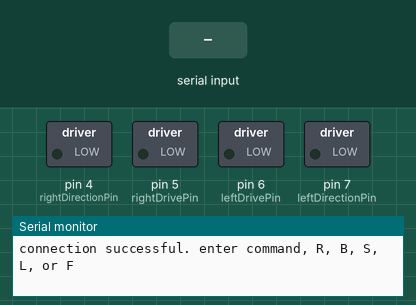
A sketch run on a simulated Arduino Uno, built with avr-gcc and run on an emulated ATmega328P. Parts: switched loads named in the sketch (green lamp = pin HIGH), the last lines printed to the serial monitor. The test bench sets the inputs (shaded band).

Above: at 1.2 s.
1.3 s: "F" received over Serial
At 2.2 s:
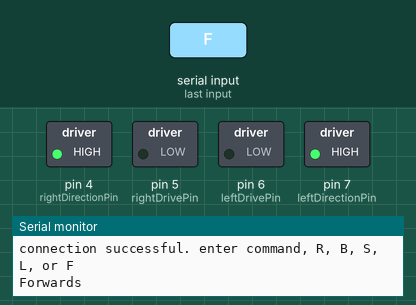
2.8 s: "B" received over Serial
At 3.3 s:
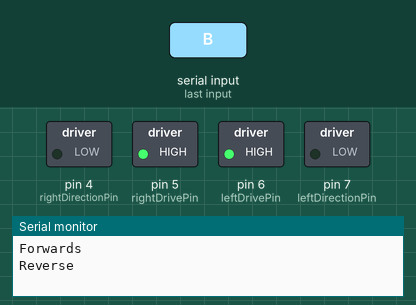
4.3 s: "L" received over Serial
At 5.5 s:
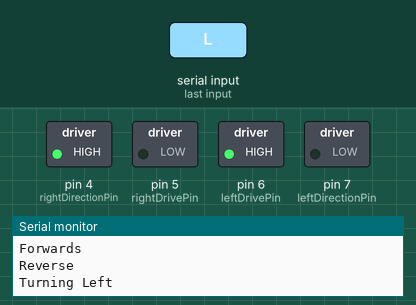
5.8 s: "R" received over Serial
At 6.8 s:
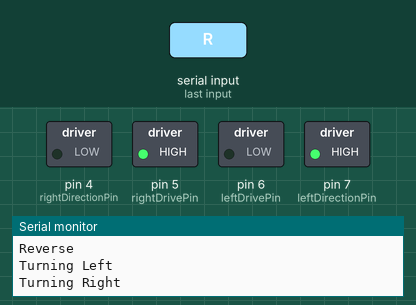
Timing chart, 0 to 8.3 s (numbered marks = the images above; inputs shaded):
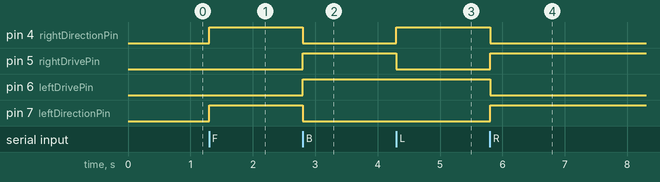

The sketch:

ENEXRover3.ino
```cpp
char incomingByte;
int leftDrivePin = 6;      // left motor
int rightDrivePin = 5;      // right motor
int leftDirectionPin = 7;   // direction - left motor
int rightDirectionPin = 4;  // direction - right motor

void setup()
{
  Serial.begin(9600);
  pinMode(leftDrivePin, OUTPUT);
  pinMode(rightDrivePin, OUTPUT);
  pinMode(leftDirectionPin, OUTPUT);
  pinMode(rightDirectionPin, OUTPUT);
  Serial.println("connection successful. enter command, R, B, S, L, or F");
}

void loop()
{
  if (Serial.available() > 0) {
    incomingByte = Serial.read();
    if (incomingByte == 'F') {
        digitalWrite(leftDirectionPin,HIGH);
        digitalWrite(leftDrivePin, LOW);
        digitalWrite(rightDirectionPin,HIGH);
        digitalWrite(rightDrivePin, LOW);
        Serial.println("Forwards");
    }
    if (incomingByte == 'B') {
        digitalWrite(leftDirectionPin,LOW);
        digitalWrite(leftDrivePin, HIGH);
        digitalWrite(rightDirectionPin,LOW);
        digitalWrite(rightDrivePin, HIGH);
        Serial.println("Reverse");
    }
    if (incomingByte == 'S') {
        digitalWrite(leftDirectionPin,LOW);
        digitalWrite(leftDrivePin, LOW);
        digitalWrite(rightDirectionPin,LOW);
        digitalWrite(rightDrivePin, LOW);
        Serial.println("Brake");
    }
    if (incomingByte == 'L') {
        digitalWrite(leftDirectionPin,LOW);
        digitalWrite(leftDrivePin, HIGH);
        digitalWrite(rightDirectionPin,HIGH);
        digitalWrite(rightDrivePin, LOW);
        Serial.println("Turning Left");
    }
    if (incomingByte == 'R') {
        digitalWrite(leftDirectionPin,HIGH);
        digitalWrite(leftDrivePin, LOW);
        digitalWrite(rightDirectionPin,LOW);
        digitalWrite(rightDrivePin, HIGH);
        Serial.println("Turning Right");
    }
  }
}
```

Measured:
- after the input at 1.3 s, pin 4 (rightDirectionPin), pin 7 (leftDirectionPin): LOW → HIGH at once
- after the input at 2.8 s, pin 4 (rightDirectionPin), pin 7 (leftDirectionPin): HIGH → LOW at once; pin 5 (rightDrivePin), pin 6 (leftDrivePin): LOW → HIGH at once
- after the input at 4.3 s, pin 4 (rightDirectionPin): LOW → HIGH at once; pin 5 (rightDrivePin): HIGH → LOW at once
- after the input at 5.8 s, pin 4 (rightDirectionPin), pin 6 (leftDrivePin): HIGH → LOW at once; pin 5 (rightDrivePin), pin 7 (leftDirectionPin): LOW → HIGH at once
